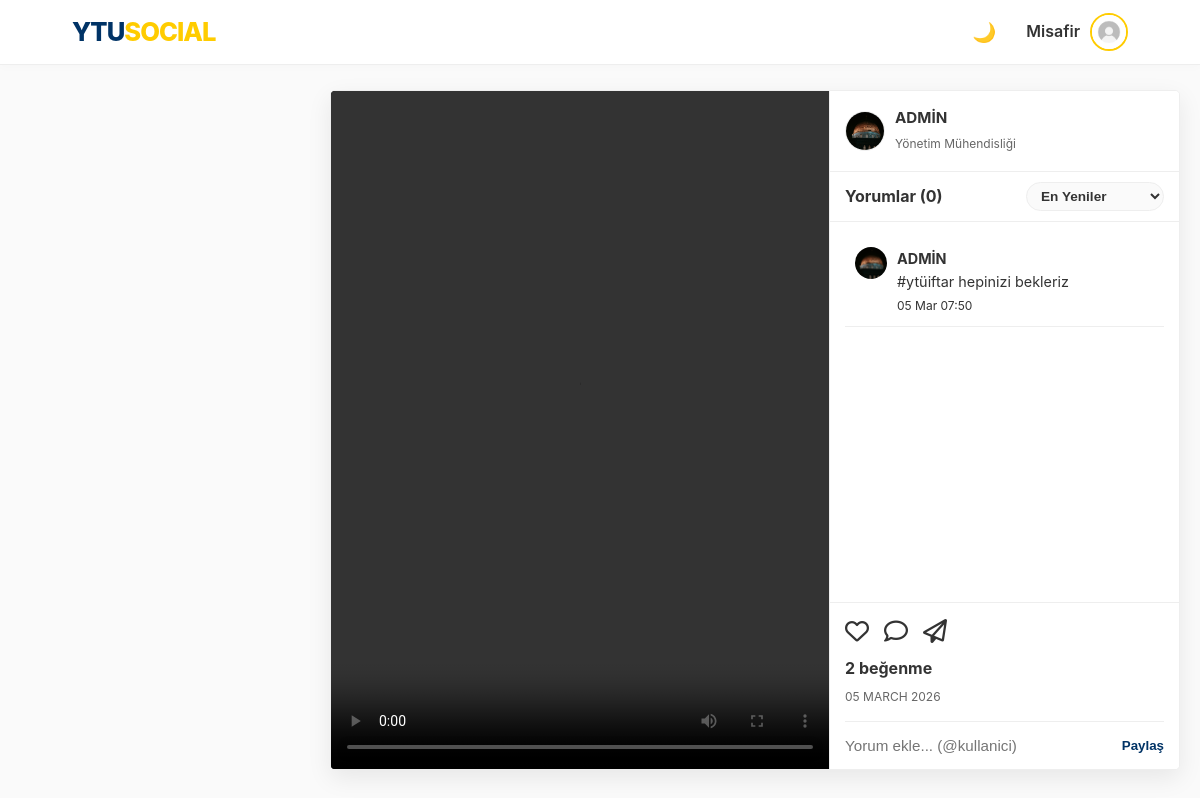
The app's page /p/76 with its own data.
### models.py (models this page shows, shortened)
class User(UserMixin, db.Model):
    id = db.Column(db.Integer, primary_key=True)
    email = db.Column(db.String(120), unique=True, nullable=False)
    password = db.Column(db.String(200), nullable=False)
    username = db.Column(db.String(50), nullable=True)
    handle = db.Column(db.String(30), unique=True, nullable=True)
    stories = db.relationship('Story', backref='author', lazy=True)
    is_admin = db.Column(db.Boolean, default=False)
    is_moderator = db.Column(db.Boolean, default=False)
    department = db.Column(db.String(100), nullable=True)
    score = db.Column(db.Integer, default=0)
    bio = db.Column(db.String(200), nullable=True)
    profile_pic = db.Column(db.String(200), default='img/default_avatar.png')
    is_verified = db.Column(db.Boolean, default=False)
    otp_code = db.Column(db.String(6))
    ban_expiration = db.Column(db.DateTime, nullable=True)
    is_banned = db.Column(db.Boolean, default=False)
    posts = db.relationship('Post', backref='author', lazy=True)
    image_file = db.Column(db.String(255), nullable=True)
    comments = db.relationship('Comment', backref='author', lazy=True)
    messages_sent = db.relationship('Message', foreign_keys='Message.sender_id', backref='sender', lazy='dynamic')
    messages_received = db.relationship('Message', foreign_keys='Message.recipient_id', backref='recipient', lazy='dynamic')
    saved_posts = db.relationship('SavedPost', back_populates='user', lazy=True, cascade="all, delete-orphan")
    followed = db.relationship(
        'User', secondary=followers,
        primaryjoin=(followers.c.follower_id == id),
        secondaryjoin=(followers.c.followed_id == id),
        backref=db.backref('followers', lazy='dynamic'), lazy='dynamic'
    )
    blocking = db.relationship(
        'User', secondary=blocked_users,
        primaryjoin=(blocked_users.c.blocker_id == id),
        secondaryjoin=(blocked_users.c.blocked_id == id),
        backref=db.backref('blocked_by', lazy='dynamic'), lazy='dynamic'
    )

class Post(db.Model):
    id = db.Column(db.Integer, primary_key=True)
    content = db.Column(db.Text, nullable=True)
    poll = db.relationship('Poll', uselist=False, backref='post', cascade="all, delete-orphan")
    date_posted = db.Column(db.DateTime, nullable=False, default=get_turkey_time)
    image_file = db.Column(db.String(255), nullable=True)
    user_id = db.Column(db.Integer, db.ForeignKey('user.id'), nullable=False)
    club_id = db.Column(db.Integer, db.ForeignKey('club.id'), nullable=True)  # Kulüp duyurusu ise set edilir
    club = db.relationship('Club', foreign_keys=[club_id], backref=db.backref('feed_posts', lazy=True))
    liked_by = db.relationship('User', secondary=likes, backref=db.backref('liked_posts', lazy='dynamic'))
    comments = db.relationship('Comment', backref='post', lazy=True, cascade="all, delete-orphan")
    repost_of_id = db.Column(db.Integer, db.ForeignKey('post.id'), nullable=True)
    repost_of = db.relationship('Post', remote_side=[id], backref=db.backref('reposts', cascade='all, delete-orphan'))
    report_count = db.Column(db.Integer, default=0)
    def is_video(self):
        if not self.image_file: return False
        video_exts = ['mp4', 'mov', 'avi', 'webm']
        return any(self.image_file.lower().endswith(ext) for ext in video_exts)

### routes/main.py (the view)
@main.route('/p/<int:post_id>')
def post_detail(post_id):
    post = Post.query.get_or_404(post_id)
    return render_template('post_detail.html', post=post)

### utils.py (called while the page is built)
def get_trending_hashtags():
    from models import Post
    posts = Post.query.with_entities(Post.content).all()
    hashtags = {}
    for post in posts:
        if post.content:
            found_tags = set(re.findall(r"#(\w+)", post.content.lower()))
            for tag in found_tags:
                hashtags[tag] = hashtags.get(tag, 0) + 1
    sorted_tags = sorted(hashtags.items(), key=lambda x: x[1], reverse=True)
    return sorted_tags[:5]

### templates/post_detail.html (shortened to what this page needs)
<!DOCTYPE html>
<html lang="tr">
<head>
    <link rel="stylesheet" href="/static/style.css">
    <link href="https://cdnjs.cloudflare.com/ajax/libs/font-awesome/6.4.0/css/all.min.css" rel="stylesheet">
</head>
<body>
    {% include 'navbar_partial.html' ignore missing %}
    <div class="main-layout" style="grid-template-columns: 280px 1fr; max-width: 1400px;">
        <main style="display: flex; justify-content: center; align-items: flex-start;">
        <div class="post-detail-card" style="height: calc(100vh - 120px); width: 100%; max-width: 1100px;">
            <div class="post-detail-media-box">
                {% if post.image_file %}
                    {% if post.is_video() %}
                        <video controls autoplay class="post-detail-content">
                            <source src="/static/post_images/{{ post.image_file }}" type="video/mp4">
                        </video>
                    {% else %}
                        <img src="/static/post_images/{{ post.image_file }}" class="post-detail-content">
                    {% endif %}
                {% else %}
                    <div class="post-detail-text-only">
                        <p>{{ post.content }}</p>
                    </div>
                {% endif %}
            </div>
            <div class="post-detail-info">
                <div class="post-detail-header">
                    <a href="{{ url_for('main.user_profile', handle=post.author.handle) }}" class="post-detail-author">
                        <img src="/static/{{ post.author.profile_pic }}" class="post-detail-avatar">
                        <div>
                            <span class="post-detail-username">{{ post.author.username }}</span>
                            <span class="post-detail-dept">{{ post.author.department or 'Öğrenci' }}</span>
                        </div>
                    </a>
                </div>
                <div style="display: flex; justify-content: space-between; align-items: center; padding: 10px 15px; border-bottom: 1px solid var(--border-color);">
                    <h4 style="margin: 0; font-size: 1rem; color: var(--text-color);">Yorumlar ({{ post.comments|length }})</h4>
                    <select onchange="sortComments(this.value)" class="sort-dropdown">
                        <option value="newest" selected>En Yeniler</option>
                    </select>
                </div>
                <div class="post-detail-comments" id="commentsContainer">
                    {% if post.content and post.image_file %}
                    <div class="comment-item">
                        <img src="/static/{{ post.author.profile_pic }}" class="comment-avatar-sm">
                        <div class="comment-bubble">
                            <strong>{{ post.author.username }}</strong>
                            <p>{{ post.content }}</p>
                            <small class="text-muted">{{ post.date_posted.strftime('%d %b %H:%M') }}</small>
                        </div>
                    </div>
                    {% endif %}
                </div>
                <div class="post-detail-actions">
                    <div class="action-buttons">
                        <button class="action-btn" onclick="likePost('{{ post.id }}', this)">
                            {% if current_user in post.liked_by %}
                            <i class="fa-solid fa-heart" style="color: #ff4757;"></i>
                            {% else %}
                            <i class="fa-regular fa-heart"></i>
                            {% endif %}
                        </button>
                        <button class="action-btn" onclick="document.getElementById('comment-input-{{ post.id }}').focus()">
                            <i class="fa-regular fa-comment"></i>
                        </button>
                        <button class="action-btn" onclick="openShareModal('post', '{{ post.id }}')">
                            <i class="fa-regular fa-paper-plane"></i>
                        </button>
                    </div>
                    <div class="like-count-text">
                        {{ post.liked_by|length }} beğenme
                    </div>
                    <small class="post-date-text">{{ post.date_posted.strftime('%d %B %Y') }}</small>
                    <form onsubmit="submitComment(event, '{{ post.id }}')" class="detail-comment-form" style="position: relative;">
                        <input type="text" id="comment-input-{{ post.id }}" class="detail-comment-input" data-mention="true" placeholder="Yorum ekle... (@kullanici)" required autocomplete="off">
                        <button type="submit" class="detail-comment-btn">Paylaş</button>
                    </form>
                </div>
            </div>
        </div>
        </main>
    </div>
</body>
</html>

### records on screen
User: author.profile_pic (picture), author.username "ADMİN", author "Yönetim Mühendisliği"
Post: content "#ytüiftar hepinizi bekleriz", date_posted "05 Mar 07:50", date_posted "05 MARCH 2026"

### other values on screen
{{ post.comments|length }} "0"
{{ post.liked_by|length }} "2"
